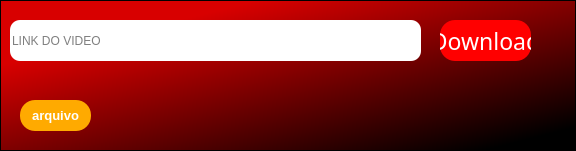
<?xml version="1.0" encoding="UTF-8"?>
<ui version="4.0">
 <class>Dialog</class>
 <widget class="QDialog" name="Dialog">
  <property name="geometry">
   <rect>
    <x>0</x>
    <y>0</y>
    <width>576</width>
    <height>151</height>
   </rect>
  </property>
  <property name="windowTitle">
   <string>Dialog</string>
  </property>
  <layout class="QVBoxLayout" name="verticalLayout">
   <property name="spacing">
    <number>0</number>
   </property>
   <property name="leftMargin">
    <number>0</number>
   </property>
   <property name="topMargin">
    <number>0</number>
   </property>
   <property name="rightMargin">
    <number>0</number>
   </property>
   <property name="bottomMargin">
    <number>0</number>
   </property>
   <item>
    <widget class="QFrame" name="frame">
     <property name="font">
      <font>
       <pointsize>6</pointsize>
      </font>
     </property>
     <property name="styleSheet">
      <string notr="true">background-color: rgb(255, 0, 0);
background-color: qlineargradient(spread:pad, x1:0.119318, y1:0.057, x2:0.938, y2:0.909091, stop:0.159091 rgba(216, 0, 0, 255), stop:0.994318 rgba(0, 0, 0, 255));</string>
     </property>
     <property name="frameShape">
      <enum>QFrame::StyledPanel</enum>
     </property>
     <property name="frameShadow">
      <enum>QFrame::Raised</enum>
     </property>
     <widget class="QPushButton" name="baixar">
      <property name="geometry">
       <rect>
        <x>440</x>
        <y>20</y>
        <width>91</width>
        <height>41</height>
       </rect>
      </property>
      <property name="font">
       <font>
        <family>Haettenschweiler</family>
        <pointsize>17</pointsize>
        <weight>50</weight>
        <italic>false</italic>
        <bold>false</bold>
       </font>
      </property>
      <property name="styleSheet">
       <string notr="true">QPushButton{
	background-color: rgb(255, 0, 0);
	color: rgb(255, 255, 255);
	border-radius:15px;

}
QPushButton:pressed{
	background-color: rgb(255, 255, 255);
	color: rgb(255, 255, 255);
	border-radius: 15px;
}</string>
      </property>
      <property name="text">
       <string>Download</string>
      </property>
     </widget>
     <widget class="QLineEdit" name="link">
      <property name="geometry">
       <rect>
        <x>10</x>
        <y>20</y>
        <width>411</width>
        <height>41</height>
       </rect>
      </property>
      <property name="styleSheet">
       <string notr="true">background-color: rgb(255, 255, 255);
border-radius: 10px;</string>
      </property>
      <property name="placeholderText">
       <string>LINK DO VIDEO </string>
      </property>
     </widget>
     <widget class="QPushButton" name="arquivo">
      <property name="geometry">
       <rect>
        <x>20</x>
        <y>100</y>
        <width>71</width>
        <height>31</height>
       </rect>
      </property>
      <property name="font">
       <font>
        <pointsize>10</pointsize>
        <weight>75</weight>
        <bold>true</bold>
        <underline>false</underline>
        <strikeout>false</strikeout>
        <kerning>true</kerning>
       </font>
      </property>
      <property name="styleSheet">
       <string notr="true">QPushButton{
	
	;
	background-color: rgb(255, 170, 0);
	color: rgb(255, 255, 255);
	border-radius: 15px;
}

QPushButton:pressed{
	background-color: rgb(255, 255, 255);
	color: rgb(255, 255, 255);
	border-radius: 15px;
}</string>
      </property>
      <property name="text">
       <string>arquivo</string>
      </property>
     </widget>
    </widget>
   </item>
  </layout>
 </widget>
 <resources>
  <include location="yu.qrc"/>
 </resources>
 <connections/>
</ui>
